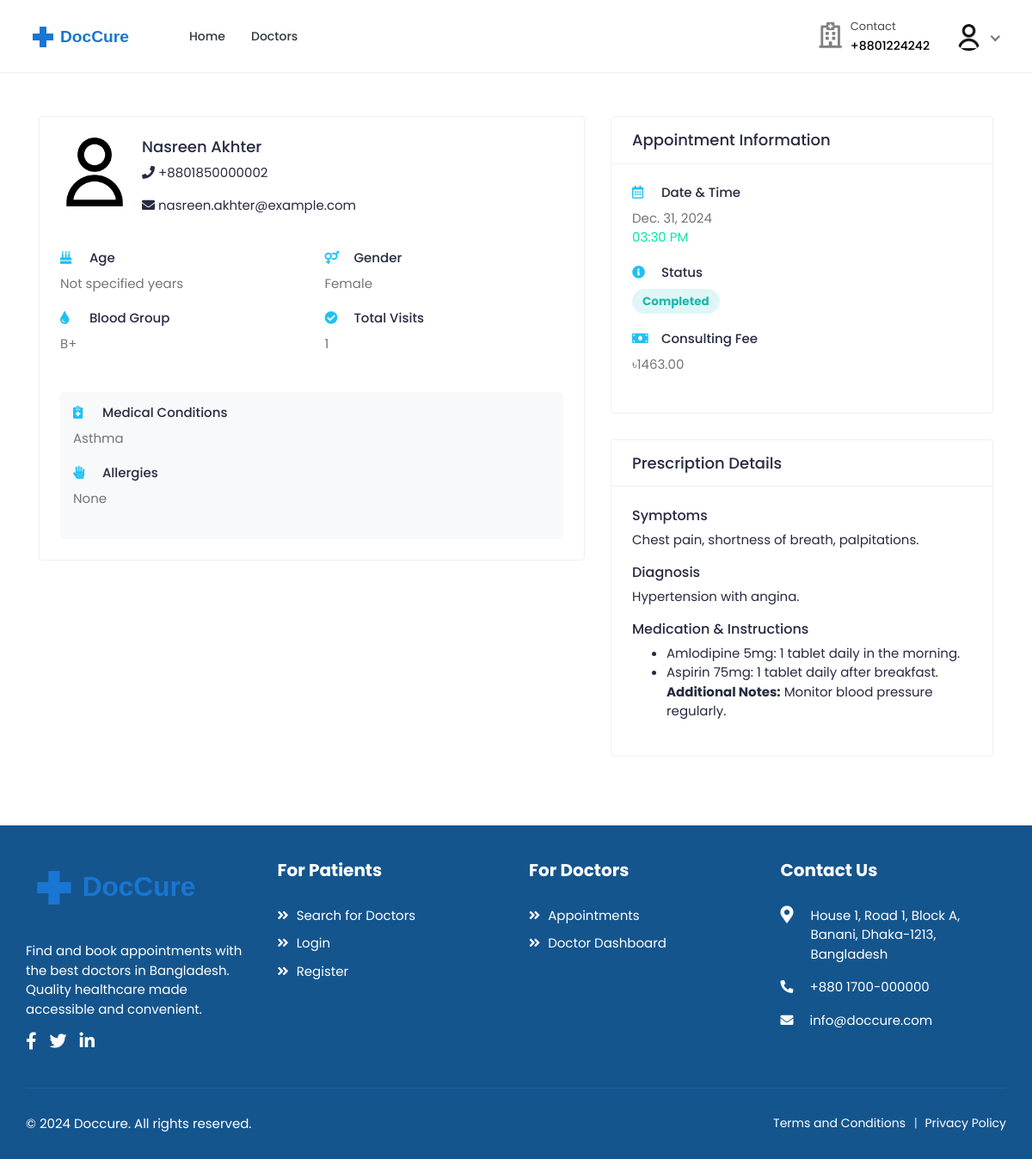
Page /doctors/appointments/11/ (signed in) on the committed database.
### accounts/models.py (models this page shows, shortened)
class User(AbstractUser):
    class RoleChoices(models.TextChoices):
        DOCTOR = "doctor", "Doctor"
        PATIENT = "patient", "Patient"
    username = models.CharField(max_length=30, unique=True)
    role = models.CharField(
        choices=RoleChoices.choices,
        max_length=20,
        default="patient",
        error_messages={"required": "Role must be provided"},
    )
    email = models.EmailField(
        blank=True,
        error_messages={
            "unique": "A user with that email already exists.",
        },
    )
    first_name = models.CharField(max_length=150, blank=True)
    last_name = models.CharField(max_length=150, blank=True)
    registration_number = models.IntegerField(null=True, blank=True)
    USERNAME_FIELD = "username"
    REQUIRED_FIELDS = []
    objects = CustomUserManager()
    def get_full_name(self):
        full_name = "%s %s" % (self.first_name, self.last_name)
        return full_name.strip() or self.username

class Profile(models.Model):
    user = models.OneToOneField(
        User, on_delete=models.CASCADE, related_name="profile"
    )
    avatar = models.ImageField(
        default="defaults/user.png", upload_to=profile_photo_directory_path
    )
    phone = models.CharField(max_length=20, blank=True, null=True)
    dob = models.DateField(blank=True, null=True)
    about = models.TextField(blank=True, null=True)
    specialization = models.CharField(max_length=255, blank=True, null=True)
    gender = models.CharField(
        max_length=10,
        choices=[("male", "Male"), ("female", "Female"), ("other", "Other")],
        blank=True,
    )
    address = models.TextField(blank=True, null=True)
    city = models.CharField(max_length=100, blank=True)
    state = models.CharField(max_length=100, blank=True)
    postal_code = models.CharField(max_length=20, blank=True)
    country = models.CharField(max_length=100, blank=True)
    price_per_consultation = models.DecimalField(
        max_digits=10, decimal_places=2, null=True, blank=True
    )
    is_available = models.BooleanField(default=True)
    blood_group = models.CharField(
        max_length=5,
        choices=[
            ("A+", "A+"),
            ("A-", "A-"),
            ("B+", "B+"),
            ("B-", "B-"),
            ("O+", "O+"),
            ("O-", "O-"),
            ("AB+", "AB+"),
            ("AB-", "AB-"),
        ],
        blank=True,
        null=True,
    )
    allergies = models.TextField(blank=True, null=True)
    medical_conditions = models.TextField(blank=True, null=True)
    @property
    def image(self):
        return (
            self.avatar.url
            if self.avatar.storage.exists(self.avatar.name)
            else "{}defaults/user.png".format(settings.MEDIA_URL)
        )

### bookings/models.py (models this page shows, shortened)
class Booking(models.Model):
    doctor = models.ForeignKey(
        settings.AUTH_USER_MODEL,
        on_delete=models.CASCADE,
        related_name="appointments",
        limit_choices_to={"role": "doctor"},
    )
    patient = models.ForeignKey(
        settings.AUTH_USER_MODEL,
        on_delete=models.CASCADE,
        related_name="patient_appointments",
        limit_choices_to={"role": "patient"},
    )
    appointment_date = models.DateField()
    appointment_time = models.TimeField()
    booking_date = models.DateTimeField(auto_now_add=True)
    status = models.CharField(
        max_length=20,
        choices=[
            ("pending", "Pending"),
            ("confirmed", "Confirmed"),
            ("completed", "Completed"),
            ("cancelled", "Cancelled"),
            ("no_show", "No Show"),
        ],
        default="pending",
    )
    class Meta:
        ordering = ["-appointment_date", "-appointment_time"]
        unique_together = ["doctor", "appointment_date", "appointment_time"]

class Prescription(models.Model):
    booking = models.OneToOneField(
        "Booking", on_delete=models.CASCADE, related_name="prescription"
    )
    doctor = models.ForeignKey(
        "accounts.User",
        on_delete=models.CASCADE,
        related_name="prescriptions_given",
    )
    patient = models.ForeignKey(
        "accounts.User",
        on_delete=models.CASCADE,
        related_name="prescriptions_received",
    )
    symptoms = models.TextField()
    diagnosis = models.TextField()
    medications = RichTextField()
    notes = models.TextField(blank=True)
    created_at = models.DateTimeField(auto_now_add=True)
    updated_at = models.DateTimeField(auto_now=True)
    class Meta:
        ordering = ["-created_at"]

### doctors/views.py (the view)
class AppointmentDetailView(DoctorRequiredMixin, DetailView):
    model = Booking
    template_name = "doctors/appointment-detail.html"
    context_object_name = "appointment"
    def get_context_data(self, **kwargs):
        context = super().get_context_data(**kwargs)
        patient = self.object.patient
        context["patient_history"] = (
            Booking.objects.select_related("doctor", "doctor__profile")
            .filter(
                doctor=self.request.user,
                patient=patient,
                appointment_date__lt=self.object.appointment_date,
            )
            .order_by("-appointment_date", "-appointment_time")
        )
        context["total_visits"] = Booking.objects.filter(
            doctor=self.request.user, patient=patient, status="completed"
        ).count()
        return context

### accounts/managers.py (called while the page is built)
    def get(self, *args, **kwargs):
        return super().select_related("profile").get(*args, **kwargs)

### mixins/custom_mixins.py (called while the page is built)
    def dispatch(self, request, *args, **kwargs):
        if not request.user.is_authenticated:
            return super().dispatch(request, *args, **kwargs)
        if request.user.role != "doctor":
            return self.handle_no_permission()
        return super().dispatch(request, *args, **kwargs)

### templates/doctors/appointment-detail.html (shortened to what this page needs)
{% extends 'base.html' %}
{% load static %}
{% block content %}
<div class="content">
    <div class="container">
        <div class="row">
            <div class="col-md-7">
                <div class="card">
                    <div class="card-body">
                        <div class="booking-doc-info">
                            <a href="#" class="booking-doc-img">
                                <img src="{{ appointment.patient.profile.image }}" alt="Patient Image">
                            </a>
                            <div class="booking-info">
                                <h4>{{ appointment.patient.get_full_name }}</h4>
                                <div class="patient-details">
                                    {% if appointment.patient.profile.phone %}
                                        <p><i class="fas fa-phone"></i> {{ appointment.patient.profile.phone }}</p>
                                    {% endif %}
                                    {% if appointment.patient.email %}
                                        <p><i class="fas fa-envelope"></i> {{ appointment.patient.email }}</p>
                                    {% endif %}
                                </div>
                            </div>
                        </div>
                        <div class="patient-info mt-4">
                            <div class="row">
                                <div class="col-md-6">
                                    <div class="info-block">
                                        <h5><i class="fas fa-birthday-cake"></i> Age</h5>
                                        <p>{{ appointment.patient.profile.age|default:"Not specified" }} years</p>
                                    </div>
                                </div>
                                <div class="col-md-6">
                                    <div class="info-block">
                                        <h5><i class="fas fa-venus-mars"></i> Gender</h5>
                                        <p>{{ appointment.patient.profile.gender|title|default:"Not specified" }}</p>
                                    </div>
                                </div>
                                <div class="col-md-6">
                                    <div class="info-block">
                                        <h5><i class="fas fa-tint"></i> Blood Group</h5>
                                        <p>{{ appointment.patient.profile.blood_group|default:"Not specified" }}</p>
                                    </div>
                                </div>
                                <div class="col-md-6">
                                    <div class="info-block">
                                        <h5><i class="fas fa-check-circle"></i> Total Visits</h5>
                                        <p>{{ total_visits }}</p>
                                    </div>
                                </div>
                            </div>
                            {% if appointment.patient.profile.medical_conditions or appointment.patient.profile.allergies %}
                                <div class="medical-info mt-4">
                                    {% if appointment.patient.profile.medical_conditions %}
                                        <div class="info-block">
                                            <h5><i class="fas fa-notes-medical"></i> Medical Conditions</h5>
                                            <p>{{ appointment.patient.profile.medical_conditions }}</p>
                                        </div>
                                    {% endif %}
                                    {% if appointment.patient.profile.allergies %}
                                        <div class="info-block">
                                            <h5><i class="fas fa-allergies"></i> Allergies</h5>
                                            <p>{{ appointment.patient.profile.allergies }}</p>
                                        </div>
                                    {% endif %}
                                </div>
                            {% endif %}
                        </div>
                    </div>
                </div>
            </div>
            <div class="col-md-5">
                <div class="card">
                    <div class="card-header">
                        <h4 class="card-title">Appointment Information</h4>
                    </div>
                    <div class="card-body">
                        <div class="info-block">
                            <h5><i class="far fa-calendar-alt"></i> Date & Time</h5>
                            <p>
                                {{ appointment.appointment_date }}<br>
                                <span class="text-primary">{{ appointment.appointment_time|time:"h:i A" }}</span>
                            </p>
                        </div>
                        <div class="info-block">
                            <h5><i class="fas fa-info-circle"></i> Status</h5>
                            <span class="badge badge-pill
                                {% if appointment.status == 'completed' %}bg-info-light{% endif %}">
                                {{ appointment.status|title }}
                            </span>
                        </div>
                        <div class="info-block">
                            <h5><i class="fas fa-money-bill"></i> Consulting Fee</h5>
                            <p>৳{{ appointment.doctor.profile.price_per_consultation }}</p>
                        </div>
                    </div>
                </div>
                {% if appointment.prescription %}
                    <div class="row">
                        <div class="col-md-12">
                            <div class="card">
                                <div class="card-header">
                                    <h4 class="card-title">Prescription Details</h4>
                                </div>
                                <div class="card-body">
                                    <div class="row">
                                        <div class="col-md-12">
                                            <div class="prescription-info">
                                                <h5>Symptoms</h5>
                                                <p>{{ appointment.prescription.symptoms }}</p>
                                                <h5>Diagnosis</h5>
                                                <p>{{ appointment.prescription.diagnosis }}</p>
                                                <h5>Medication & Instructions</h5>
                                                <div>{{ appointment.prescription.medications|safe }}</div>
                                            </div>
                                        </div>
                                    </div>
                                </div>
                            </div>
                        </div>
                    </div>
                {% endif %}
            </div>
        </div>
    </div>
</div>
{% endblock %}

### templates/includes/navbar.html (shortened to what this page needs)
{% load static %}
<header class="header">
    <nav class="navbar navbar-expand-lg header-nav">
        <div class="navbar-header">
            <a href="{% url 'core:home' %}" class="navbar-brand logo">
                <img src="{% static 'assets/img/logo2.svg' %}" class="img-fluid" alt="Logo">
            </a>
        </div>
        <div class="main-menu-wrapper">
            <ul class="main-nav">
                <li {% if request.path == '/' %}class="active"{% endif %}>
                    <a href="{% url 'core:home' %}">Home</a>
                </li>
                <li class="has-submenu{% if request.path == '/doctors/' %} active {% endif %}">
                    <a href="{% url 'doctors:list' %}">Doctors</a>
                </li>
            </ul>
        </div>
        <ul class="nav header-navbar-rht">
            <li class="nav-item contact-item">
                <div class="header-contact-img">
                    <i class="far fa-hospital"></i>
                </div>
                <div class="header-contact-detail">
                    <p class="contact-header">Contact</p>
                    <p class="contact-info-header"> +8801224242</p>
                </div>
            </li>
            {% if not user.is_authenticated %}
                <li class="nav-item">
                    <a class="nav-link header-login" href="{% url 'accounts:login' %}">Login / Signup </a>
                </li>
            {% else %}
                <li class="nav-item dropdown has-arrow logged-item">
                    <a href="#" class="dropdown-toggle nav-link" data-toggle="dropdown">
                        <span class="user-img">
                            <img class="rounded-circle" src="{{ user.profile.image }}" width="31" alt="{{ user.username }}">
                        </span>
                    </a>
                </li>
            {% endif %}
        </ul>
    </nav>
</header>

### templates/doctors/appointment-detail.html (style rules this page uses)
.info-block { margin-bottom: 20px; }
.info-block h5 { color: #272b41; font-size: 15px; margin-bottom: 10px; }
.info-block h5 i { color: #20c0f3; margin-right: 10px; width: 20px; }
.info-block p { color: #757575; margin-bottom: 0; }
.medical-info { background: #f8f9fa; padding: 15px; border-radius: 5px; }
.badge { font-size: 0.9em; padding: 8px 12px; }

### rows in the picture
User: profile.image (placeholder picture)
Booking: patient.profile.image (placeholder picture), patient.get_full_name "Nasreen Akhter", patient.profile.phone "+8801850000002", patient.email "nasreen.akhter@example.com", patient.profile.age "Not specified", patient.profile.gender "Female", patient.profile.blood_group "B+", patient.profile.medical_conditions "Asthma", patient.profile.allergies "None", appointment_date "Dec. 31, 2024", appointment_time "03:30 PM", status "Completed", doctor.profile.price_per_consultation "1463.00", prescription.symptoms "Chest pain, shortness of breath, palpitations.", prescription.diagnosis "Hypertension with angina.", prescription.medications "Amlodipine 5mg: 1 tablet daily in the morning. Aspirin 75mg: 1 tablet daily after breakfast. Additional Notes: Monitor blood pressure regularly."

### other values in the picture
{{ total_visits }} "1"
